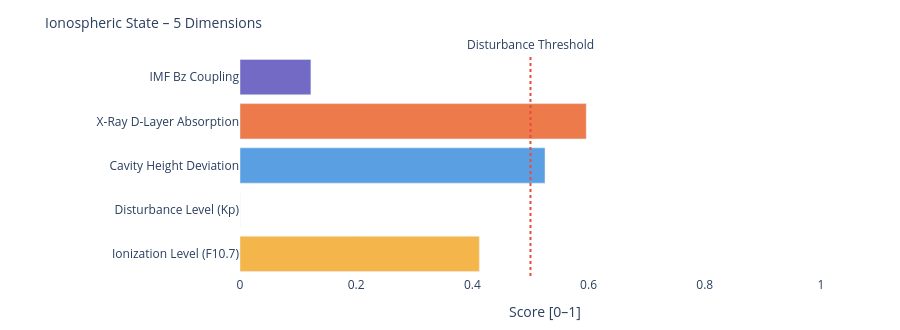

The notebook cell saved with this chart:
### Markdown cell above
---
### 📐 Systemic Insight: Geometric Cavity vs. Real Schumann Resonance

**Relevant for:** Layer 6 = delta analysis &nbsp;|&nbsp; Layer 7 = feature vector / system interpretation

A cavity height change from 80 km to 70 km shifts the **idealized geometric frequencies** only minimally:

| Modus | Aktuell | Referenz | Δ |
|-------|---------|----------|---|
| SR-1 | 10.4762 Hz | 10.4599 Hz | +16 mHz |
| SR-2 | 18.1452 Hz | 18.1171 Hz | +28 mHz |
| SR-3 | 25.6612 Hz | 25.6215 Hz | +40 mHz |
| SR-4 | 33.1285 Hz | 33.0772 Hz | +51 mHz |

The geometric effect is limited because 10 km is very small compared to Earth's radius (~6371 km).

**Consequence:** Real Schumann deviations are likely driven more strongly by **conductivity, damping, day/night structure, lightning distribution and source geometry** than by pure cavity height.

---

**Layer 6 compares:**
```
geometric Δ from Layer 4  vs.  observed Δ from real Schumann measurement data
```

**Layer 7 Feature:**
```
If real Δ >> geometric Δ  →  non-geometric factors dominant
```

### Code cell
# ============================================================
# IONOSPHERIC STATE – Summary gauge
# Five dimensions: ionization, disturbance, cavity height, X-Ray, Bz coupling
# ============================================================

def norm(v, lo, hi):
    if v is None: return None
    return round(max(0.0, min(1.0, (v - lo) / (hi - lo))), 3)

# Ionization level (F10.7 → F2-Layer)
ioniz = norm(f107_val, 60, 250)

# Disturbance level (Kp → E/F-Layer irregularities)
disturb = norm(kp_val, 0, 9)

# Cavity height deviation from reference (80 km)
h_dev = norm(abs(h_eff - 80), 0, 20)

# X-Ray ionization (D-Layer absorption)
xray_ioniz = None
if xray_now is not None:
    xray_ioniz = norm(math.log10(max(xray_now, 1e-9)) + 9, 0, 5)

# Bz coupling (southward Bz → stronger magnetosphere-ionosphere coupling)
bz_coupling = norm(-(bz_now or 0), -5, 30) if bz_now is not None else None

dims = [
    ('Ionization Level (F10.7)',    ioniz,      '#F2A623'),
    ('Disturbance Level (Kp)',      disturb,    '#7F77DD'),
    ('Cavity Height Deviation',     h_dev,      '#378ADD'),
    ('X-Ray D-Layer Absorption',    xray_ioniz, '#E85D24'),
    ('IMF Bz Coupling',             bz_coupling,'#534AB7'),
]

fig = go.Figure()
for name, val, col in dims:
    if val is not None:
        h = int(val * 20)
        bar = '█' * h + '░' * (20 - h)
        label = f'{name}:  {bar}  {val:.3f}'
    else:
        label = f'{name}:  {"─" * 20}  n/a'
    fig.add_trace(go.Bar(
        x=[val if val is not None else 0],
        y=[name],
        orientation='h',
        marker_color=col, opacity=0.82,
        showlegend=False
    ))

fig.add_vline(x=0.5, line_dash='dot', line_color='#e74c3c',
              annotation_text='Disturbance Threshold', annotation_position='top')
fig.update_layout(
    title=dict(text='Ionospheric State – 5 Dimensions', font=dict(size=14)),
    xaxis=dict(title='Score [0–1]', range=[0, 1.05]),
    height=330, plot_bgcolor='rgba(0,0,0,0)', paper_bgcolor='rgba(0,0,0,0)',
    margin=dict(l=240, r=50, t=55, b=40)
)
fig.show()

print(f'\nIonospheric state:')
for name, val, _ in dims:
    print(f'  {name:<35} {val:.3f}' if val is not None else f'  {name:<35} n/a')

### Figure 1 — Plotly figure (JSON) as saved in the notebook; plotly's stock layout.template omitted (floating-point values rounded to 4 significant figures)
{"data": [{"marker": {"color": "#F2A623"}, "opacity": 0.82, "orientation": "h", "showlegend": false, "type": "bar", "x": [0.412], "y": ["Ionization Level (F10.7)"]}, {"marker": {"color": "#7F77DD"}, "opacity": 0.82, "orientation": "h", "showlegend": false, "type": "bar", "x": [0.0], "y": ["Disturbance Level (Kp)"]}, {"marker": {"color": "#378ADD"}, "opacity": 0.82, "orientation": "h", "showlegend": false, "type": "bar", "x": [0.525], "y": ["Cavity Height Deviation"]}, {"marker": {"color": "#E85D24"}, "opacity": 0.82, "orientation": "h", "showlegend": false, "type": "bar", "x": [0.596], "y": ["X-Ray D-Layer Absorption"]}, {"marker": {"color": "#534AB7"}, "opacity": 0.82, "orientation": "h", "showlegend": false, "type": "bar", "x": [0.122], "y": ["IMF Bz Coupling"]}], "layout": {"annotations": [{"showarrow": false, "text": "Disturbance Threshold", "x": 0.5, "xanchor": "center", "xref": "x", "y": 1, "yanchor": "bottom", "yref": "y domain"}], "height": 330, "margin": {"b": 40, "l": 240, "r": 50, "t": 55}, "paper_bgcolor": "rgba(0,0,0,0)", "plot_bgcolor": "rgba(0,0,0,0)", "shapes": [{"line": {"color": "#e74c3c", "dash": "dot"}, "type": "line", "x0": 0.5, "x1": 0.5, "xref": "x", "y0": 0, "y1": 1, "yref": "y domain"}], "title": {"font": {"size": 14}, "text": "Ionospheric State – 5 Dimensions"}, "xaxis": {"range": [0, 1.05], "title": {"text": "Score [0–1]"}}}}
